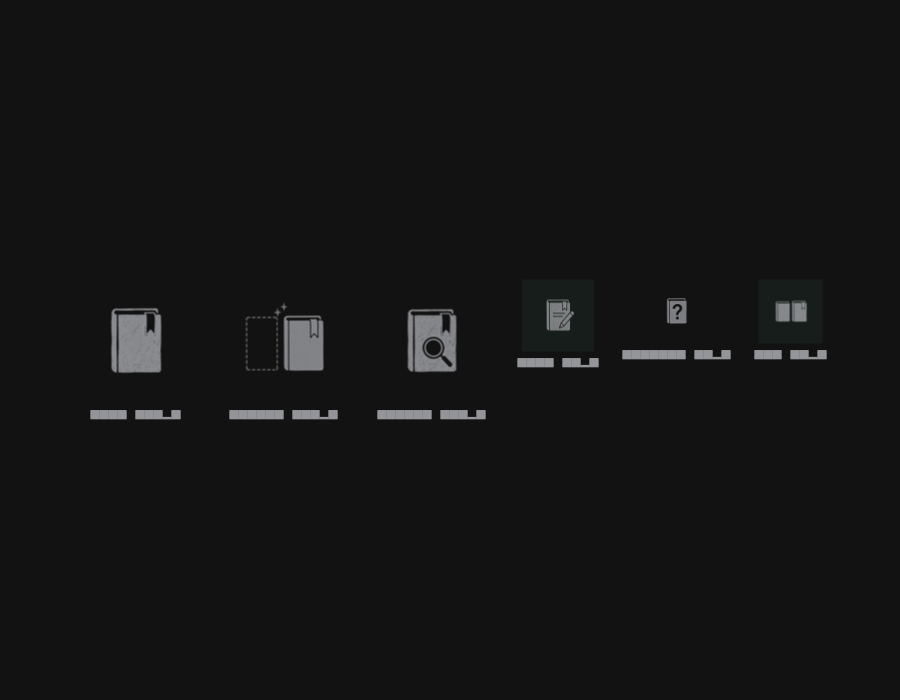
#> input picture test/goldens/empty_state_art_dark.png, 900 x 700 px
$ python _quant_check.py ../test/goldens/empty_state_art_dark.png
#> lines starting #> are read from the running program, lines starting #| are printed output that depends on the picture
#!/usr/bin/env python3
"""Does quantising a mascot cut-out band it? Throwaway check.

The 3x auth asset is 167 KB as RGBA and 18 KB quantised to 64 colours -- a 9x win
on a drawing CHARACTER.md calls "flat solid fills only". But the file holds 8574
distinct RGBA colours, which is antialiasing plus whatever tonal drift the
generator left in, so the win has to be paid for in banding or it is free.

Judge it by LOOKING at the head at 1:1. The error figures below rank the options;
they cannot tell you whether the fur went posterised, and a mean error of 0.4/255
is what a badly banded gradient looks like numerically when 95% of the frame is
flat.

    .venv/bin/python scripts/_quant_check.py <path-to-3x.png>
"""

from __future__ import annotations

import io
import sys
from pathlib import Path

from PIL import Image, ImageChops, ImageDraw

PAGE = (248, 249, 250, 255)  # AppColors.light.pageBackground


def flat(im: Image.Image) -> Image.Image:
    """Composite onto the page, which is where banding would actually show."""
    return Image.alpha_composite(Image.new("RGBA", im.size, PAGE), im).convert("RGB")


def main() -> int:
    src = Path(sys.argv[1])
    orig = Image.open(src).convert("RGBA")
#> orig is the input picture: PIL image 900x700 RGBA; mean R, G, B, A 20.5, 20.6, 20.7, 255
    orig_kb = src.stat().st_size // 1024
    print(f"source {src}  {orig.size[0]}x{orig.size[1]}  {orig_kb} KB")
#| source ../test/goldens/empty_state_art_dark.png  900x700  26 KB

    rows = []
    for n in (32, 64, 128):
        q8 = orig.quantize(colors=n, method=Image.FASTOCTREE)
        buf = io.BytesIO()
        q8.save(buf, "PNG", optimize=True)
        q = q8.convert("RGBA")

        d = ImageChops.difference(flat(orig), flat(q))
        px = d.size[0] * d.size[1]
        mean = sum(
            sum(c.histogram()[i] * i for i in range(256)) for c in d.split()
        ) / (px * 3)
        worst = max(
            max(i for i, v in enumerate(c.histogram()) if v) for c in d.split()
        )
        # Alpha has to survive or the cut-out gains a white box on the page.
        a_shift = ImageChops.difference(orig.split()[3], q.split()[3]).getextrema()[1]
        kb = len(buf.getvalue()) // 1024
        rows.append((n, kb, q))
        print(
            f"{n:>4} colours: {kb:>3} KB   mean err {mean:5.2f}/255   "
            f"worst {worst:>3}   max alpha shift {a_shift:>3}"
        )
#> this loop made 3 passes
#|   32 colours:   4 KB   mean err  1.12/255   worst  14   max alpha shift   1
#|   64 colours:   4 KB   mean err  1.12/255   worst  14   max alpha shift   1
#|  128 colours:   4 KB   mean err  1.12/255   worst  14   max alpha shift   1
#> after the loop, rows = 3 items

    # The head at 1:1 -- fur tone and the antialiased ear edges band first.
    box = (150, 60, 470, 330)
    cw, chh = box[2] - box[0], box[3] - box[1]
    sheet = Image.new("RGB", (4 * (cw + 10) + 10, chh + 40), "#2C2C2E")
    dr = ImageDraw.Draw(sheet)
    sheet.paste(flat(orig).crop(box), (10, 30))
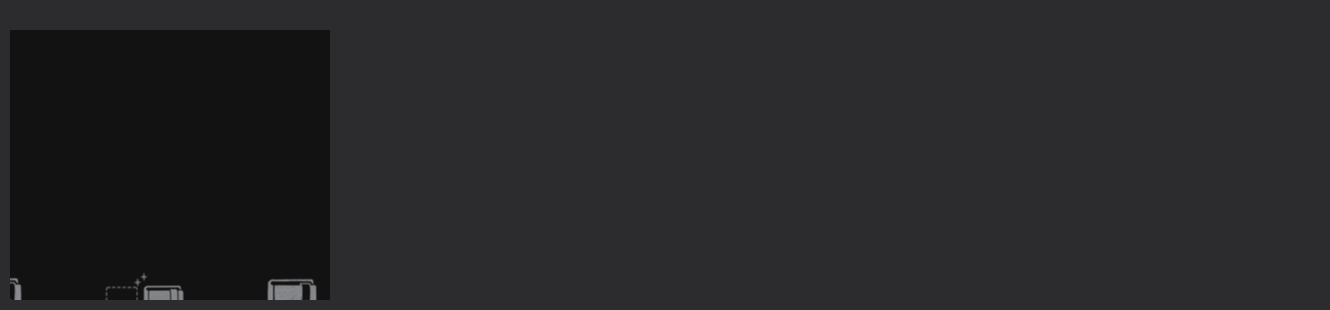
#> sheet: PIL image 1330x310 RGB; mean R, G, B 38.9, 38.9, 40.5
    dr.text((10, 10), f"original  {orig_kb} KB", fill="#F1F3F5")
    for i, (n, kb, q) in enumerate(rows):
        x = 10 + (i + 1) * (cw + 10)
        sheet.paste(flat(q).crop(box), (x, 30))
        dr.text((x, 10), f"{n} colours  {kb} KB", fill="#F1F3F5")
#> this loop made 3 passes
#> (n, x) on passes 1 to 3: (32, 340), (64, 670), (128, 1000)
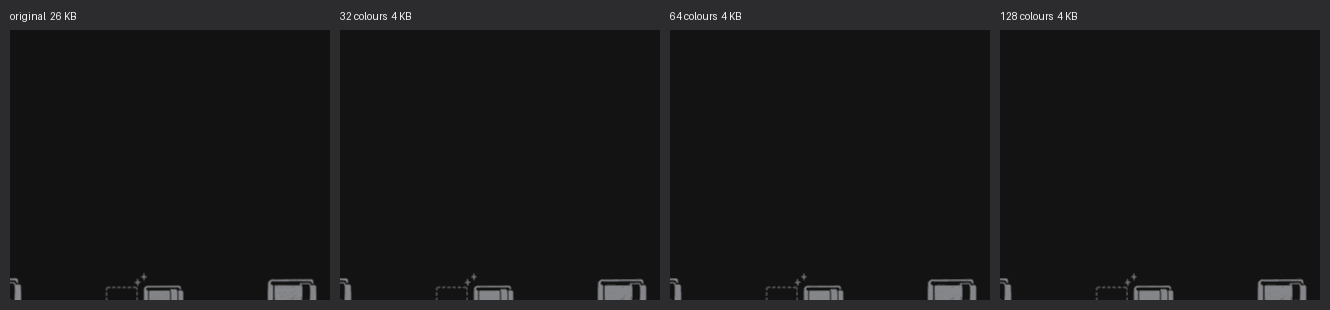
#> sheet: PIL image 1330x310 RGB; mean R, G, B 24.6, 24.6, 24.9

    out = Path("build/auth_cat/_quant.png")
    out.parent.mkdir(parents=True, exist_ok=True)
    sheet.save(out)
    print(f"\nwrote {out.resolve()}")
    return 0


if __name__ == "__main__":
    raise SystemExit(main())
#> (the program exits here)
